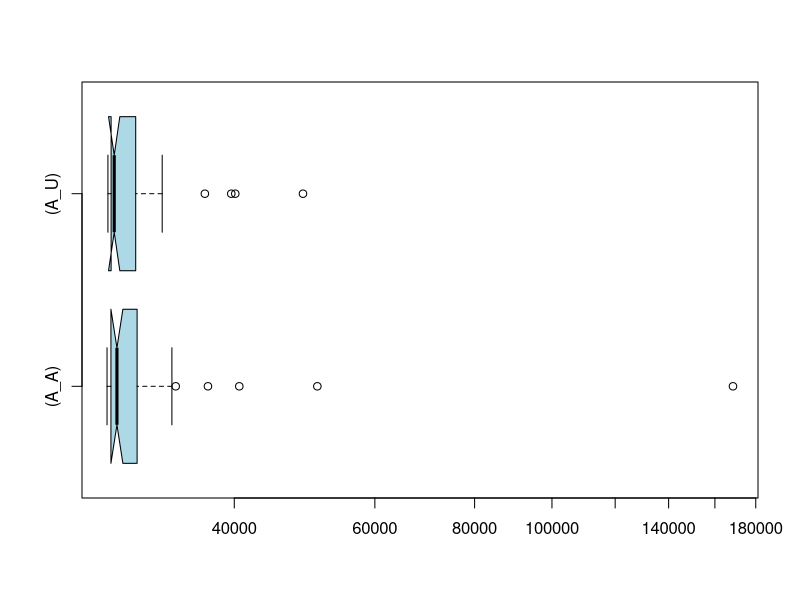

Write the R code that produced this figure.
if (exists("A_A")) remove("A_A")
if (exists("A_U")) remove("A_U")
if (exists("C_A")) remove("C_A")
if (exists("C_U")) remove("C_U")
A_U<-c(48764,31201,31943,36746,30528,30134,30829,39655,28335,28074,29791,29924,28848,28231,28249,30065,28174,27904,28107,27783,28098,28179,28226,29096,28472,28182,28115,31195,28046,28042,27998,27988,27982,27997,32491,28958,27968,28037,28040,27904,27861,29945,40115,30101,29112,27871,31431,27993,28475,28783)
A_A<-c(168554,37076,33413,30887,30535,30155,32363,50828,40582,28202,28534,28008,27826,28190,27833,29450,30223,33781,28027,28188,28140,27919,27712,29219,27946,27908,29493,27938,28402,29511,29834,28163,27797,28060,28497,28888,27882,28094,28268,27866,28104,29769,31095,30024,29682,29411,32176,30777,27797,28025)
if (exists("A_U")) boxplot.stats(A_U)
if (exists("A_A")) boxplot.stats(A_A)
if (exists("C_U")) boxplot.stats(C_U)
if (exists("C_A")) boxplot.stats(C_A)
if (exists("A_U")) summary(A_U)
if (exists("A_A")) summary(A_A)
if (exists("C_U")) summary(C_U)
if (exists("C_A")) summary(C_A)
if (exists("A_U")) boxplot(A_A,A_U,col="lightblue",horizontal=TRUE,log="x",match=TRUE,names=c("(A_A)","(A_U)"),notch=TRUE)
if (exists("C_U")) boxplot(C_A,C_U,col="lightblue",horizontal=TRUE,log="x",match=TRUE,names=c("(C_A)","(C_U)"),notch=TRUE)
